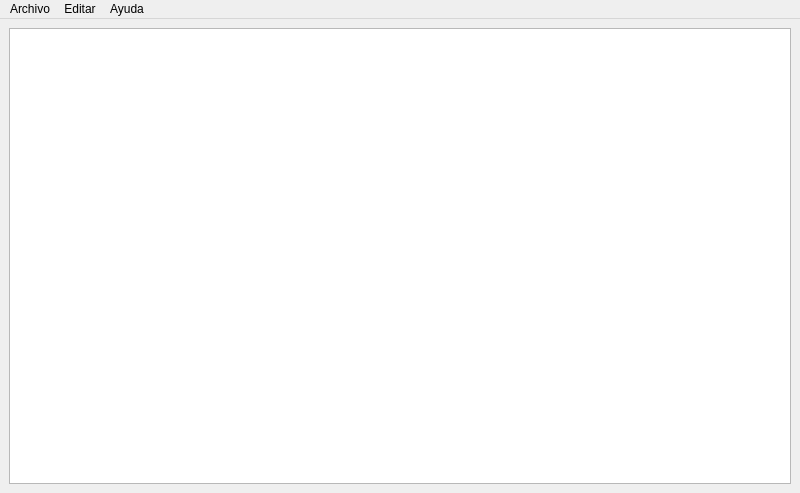
<?xml version="1.0" encoding="UTF-8"?>
<ui version="4.0">
 <class>MainWindow</class>
 <widget class="QMainWindow" name="MainWindow">
  <property name="geometry">
   <rect>
    <x>0</x>
    <y>0</y>
    <width>800</width>
    <height>493</height>
   </rect>
  </property>
  <property name="windowTitle">
   <string>Blog de Notas</string>
  </property>
  <property name="windowIcon">
   <iconset resource="Icons.qrc">
    <normaloff>:/img/img/blogging.png</normaloff>:/img/img/blogging.png</iconset>
  </property>
  <widget class="QWidget" name="centralwidget">
   <layout class="QGridLayout" name="gridLayout">
    <item row="0" column="0">
     <widget class="QPlainTextEdit" name="plainTextEdit"/>
    </item>
   </layout>
  </widget>
  <widget class="QMenuBar" name="menubar">
   <property name="geometry">
    <rect>
     <x>0</x>
     <y>0</y>
     <width>800</width>
     <height>21</height>
    </rect>
   </property>
   <widget class="QMenu" name="menuArchivo">
    <property name="title">
     <string>Archivo</string>
    </property>
    <addaction name="actionNuevo"/>
    <addaction name="actionNueva_ventana"/>
    <addaction name="actionAbrir"/>
    <addaction name="actionGuardar"/>
    <addaction name="actionGuardar_como"/>
    <addaction name="actionSalir"/>
    <addaction name="separator"/>
    <addaction name="actionGestor_de_Archivos"/>
   </widget>
   <widget class="QMenu" name="menuEditar">
    <property name="title">
     <string>Editar</string>
    </property>
    <addaction name="actionCortar"/>
    <addaction name="actionCopiar"/>
    <addaction name="actionPegar"/>
    <addaction name="actionEliminar"/>
   </widget>
   <widget class="QMenu" name="menuAyuda">
    <property name="title">
     <string>Ayuda</string>
    </property>
    <addaction name="actionAyuda"/>
    <addaction name="actionCC"/>
    <addaction name="actionBy"/>
   </widget>
   <addaction name="menuArchivo"/>
   <addaction name="menuEditar"/>
   <addaction name="menuAyuda"/>
  </widget>
  <action name="actionNuevo">
   <property name="icon">
    <iconset resource="Icons.qrc">
     <normaloff>:/img/img/archivo.png</normaloff>:/img/img/archivo.png</iconset>
   </property>
   <property name="text">
    <string>Nuevo</string>
   </property>
   <property name="shortcut">
    <string>Ctrl+N</string>
   </property>
  </action>
  <action name="actionNueva_ventana">
   <property name="icon">
    <iconset resource="Icons.qrc">
     <normaloff>:/img/img/anadir.png</normaloff>:/img/img/anadir.png</iconset>
   </property>
   <property name="text">
    <string>Nueva ventana</string>
   </property>
   <property name="shortcut">
    <string>Ctrl+Shift+N</string>
   </property>
  </action>
  <action name="actionAbrir">
   <property name="icon">
    <iconset resource="Icons.qrc">
     <normaloff>:/img/img/carpeta.png</normaloff>:/img/img/carpeta.png</iconset>
   </property>
   <property name="text">
    <string>Abrir</string>
   </property>
   <property name="shortcut">
    <string>Ctrl+A</string>
   </property>
  </action>
  <action name="actionGuardar">
   <property name="text">
    <string>Guardar</string>
   </property>
   <property name="shortcut">
    <string>Ctrl+G</string>
   </property>
  </action>
  <action name="actionGuardar_como">
   <property name="icon">
    <iconset resource="Icons.qrc">
     <normaloff>:/img/img/disquete.png</normaloff>:/img/img/disquete.png</iconset>
   </property>
   <property name="text">
    <string>Guardar como...</string>
   </property>
   <property name="shortcut">
    <string>Ctrl+Shift+S</string>
   </property>
  </action>
  <action name="actionSalir">
   <property name="text">
    <string>Salir</string>
   </property>
   <property name="shortcut">
    <string>Ctrl+Q</string>
   </property>
  </action>
  <action name="actionCortar">
   <property name="icon">
    <iconset resource="Icons.qrc">
     <normaloff>:/img/img/cortar.png</normaloff>:/img/img/cortar.png</iconset>
   </property>
   <property name="text">
    <string>Cortar</string>
   </property>
   <property name="shortcut">
    <string>Ctrl+X</string>
   </property>
  </action>
  <action name="actionCopiar">
   <property name="icon">
    <iconset resource="Icons.qrc">
     <normaloff>:/img/img/copia.png</normaloff>:/img/img/copia.png</iconset>
   </property>
   <property name="text">
    <string>Copiar</string>
   </property>
   <property name="shortcut">
    <string>Ctrl+C</string>
   </property>
  </action>
  <action name="actionPegar">
   <property name="icon">
    <iconset resource="Icons.qrc">
     <normaloff>:/img/img/pegar.png</normaloff>:/img/img/pegar.png</iconset>
   </property>
   <property name="text">
    <string>Pegar</string>
   </property>
   <property name="shortcut">
    <string>Ctrl+V</string>
   </property>
  </action>
  <action name="actionEliminar">
   <property name="icon">
    <iconset resource="Icons.qrc">
     <normaloff>:/img/img/eliminar.png</normaloff>:/img/img/eliminar.png</iconset>
   </property>
   <property name="text">
    <string>Eliminar</string>
   </property>
   <property name="shortcut">
    <string>Del</string>
   </property>
  </action>
  <action name="actionAyuda">
   <property name="icon">
    <iconset resource="Icons.qrc">
     <normaloff>:/img/img/ayudar.png</normaloff>:/img/img/ayudar.png</iconset>
   </property>
   <property name="text">
    <string>Ayuda</string>
   </property>
  </action>
  <action name="actionCC">
   <property name="icon">
    <iconset resource="Icons.qrc">
     <normaloff>:/img/img/6557706.png</normaloff>:/img/img/6557706.png</iconset>
   </property>
   <property name="text">
    <string>CC</string>
   </property>
  </action>
  <action name="actionBy">
   <property name="icon">
    <iconset resource="Icons.qrc">
     <normaloff>:/img/img/ayuda.png</normaloff>:/img/img/ayuda.png</iconset>
   </property>
   <property name="text">
    <string>By...</string>
   </property>
  </action>
  <action name="actionGestor_de_Archivos">
   <property name="icon">
    <iconset resource="Icons.qrc">
     <normaloff>:/img/img/adjunto-archivo.png</normaloff>:/img/img/adjunto-archivo.png</iconset>
   </property>
   <property name="text">
    <string>Gestor de Archivos</string>
   </property>
  </action>
 </widget>
 <resources>
  <include location="Icons.qrc"/>
 </resources>
 <connections/>
</ui>
